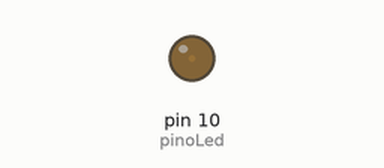
A sketch run on a simulated Arduino Uno, built with avr-gcc and run on an emulated ATmega328P. Shown: output pins drawn as LEDs (lit = HIGH).

Above: at 0.05 s.
At 0.4 s:
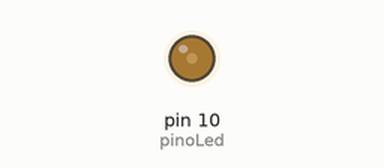
At 0.75 s:
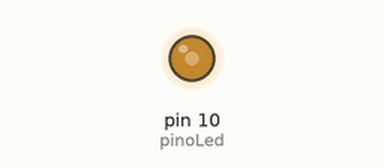
At 1.5 s:
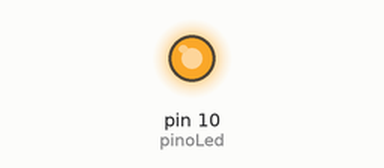
Timing chart, 0 to 3.5 s (numbered marks = the images above):
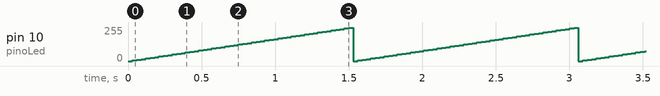

The sketch:

Exe_3_Brilho_Oscilante.ino
```cpp
// Código: Brilho Oscilante
// Autor.: Makerhero - Aluno Adriano
// Data..: 14/12/2025

//-----------Declaração de variáveis-------------------------------
int pinoLed = 10;             // Declara a variável pinoLed e atribui o valor 11 a ela
int incremento = 5;           // Declara a variável incremento e atribui o valor 5 a ela
int decremento = 5;           // Declara a variável decremento e atribui o valor 5 a ela

//-------------------Função executada uma vez na inicialização do sistema------------------
void setup() {
  pinMode(pinoLed, OUTPUT);    // Configura a porta 11 (valor da variável pinoLed) como saida

}

//-------------------Funcao executada repetidamente enquanto o sistema estiver ligado------
void loop() {

  //------------Aumenta o brilho usando o laco for ---------------
  for(byte valor = 0; valor < 255; valor+=incremento){   // Repete os comandos dentro das chaves 255 vezes

  analogWrite(pinoLed, valor);                            //Controla o brilho do pino do Led
    delay(30);                                            //aguarda 30 milissegundos

  }

   //------------Diminui o brilho usando o laco for ---------------
  for(byte valor = 255; valor < 0; valor-=decremento){   // Repete os comandos dentro das chaves 255 vezes

  analogWrite(pinoLed, valor);                            //Controla o brilho do pino do Led
    delay(30);                                            //aguarda 30 milissegundos

  }

}
```

Measured:
- by itself, pin 10 (pinoLed): ramps from 0/255 to 250/255 and jumps back, once every 1.5 s
